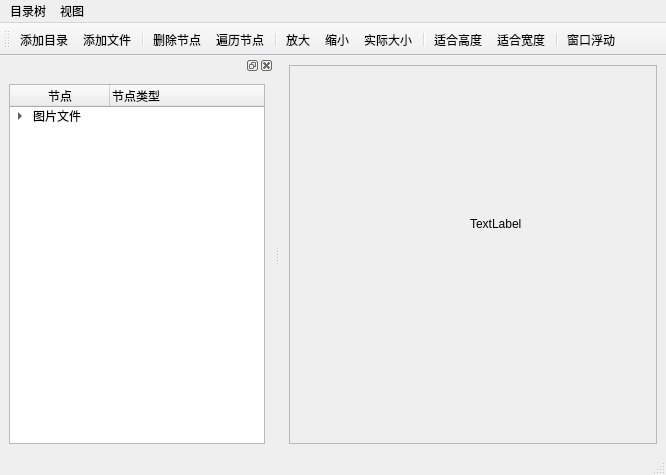
<?xml version="1.0" encoding="UTF-8"?>
<ui version="4.0">
 <class>MainWindow</class>
 <widget class="QMainWindow" name="MainWindow">
  <property name="geometry">
   <rect>
    <x>0</x>
    <y>0</y>
    <width>666</width>
    <height>475</height>
   </rect>
  </property>
  <property name="windowTitle">
   <string>MainWindow</string>
  </property>
  <widget class="QWidget" name="centralwidget">
   <layout class="QVBoxLayout" name="verticalLayout_2">
    <item>
     <widget class="QScrollArea" name="scrollArea">
      <property name="widgetResizable">
       <bool>true</bool>
      </property>
      <widget class="QWidget" name="scrollAreaWidgetContents">
       <property name="geometry">
        <rect>
         <x>0</x>
         <y>0</y>
         <width>429</width>
         <height>359</height>
        </rect>
       </property>
       <widget class="QLabel" name="labPicture">
        <property name="geometry">
         <rect>
          <x>180</x>
          <y>150</y>
          <width>54</width>
          <height>16</height>
         </rect>
        </property>
        <property name="text">
         <string>TextLabel</string>
        </property>
       </widget>
      </widget>
     </widget>
    </item>
   </layout>
  </widget>
  <widget class="QMenuBar" name="menubar">
   <property name="geometry">
    <rect>
     <x>0</x>
     <y>0</y>
     <width>666</width>
     <height>21</height>
    </rect>
   </property>
   <widget class="QMenu" name="menu">
    <property name="title">
     <string>目录树</string>
    </property>
    <addaction name="actAddFolder"/>
    <addaction name="actAddFiles"/>
    <addaction name="separator"/>
    <addaction name="actDeleteItme"/>
    <addaction name="actErgodicItem"/>
    <addaction name="separator"/>
    <addaction name="actQuit"/>
   </widget>
   <widget class="QMenu" name="menu_2">
    <property name="title">
     <string>视图</string>
    </property>
    <addaction name="actZoomln"/>
    <addaction name="actZoomOut"/>
    <addaction name="actZoomRealSize"/>
    <addaction name="separator"/>
    <addaction name="actFitH"/>
    <addaction name="actFitW"/>
    <addaction name="separator"/>
    <addaction name="actDockFloat"/>
   </widget>
   <addaction name="menu"/>
   <addaction name="menu_2"/>
  </widget>
  <widget class="QStatusBar" name="statusbar"/>
  <widget class="QToolBar" name="mainToolBar">
   <property name="windowTitle">
    <string>toolBar</string>
   </property>
   <property name="toolButtonStyle">
    <enum>Qt::ToolButtonTextUnderIcon</enum>
   </property>
   <attribute name="toolBarArea">
    <enum>TopToolBarArea</enum>
   </attribute>
   <attribute name="toolBarBreak">
    <bool>false</bool>
   </attribute>
   <addaction name="actAddFolder"/>
   <addaction name="actAddFiles"/>
   <addaction name="separator"/>
   <addaction name="actDeleteItme"/>
   <addaction name="actErgodicItem"/>
   <addaction name="separator"/>
   <addaction name="actZoomln"/>
   <addaction name="actZoomOut"/>
   <addaction name="actZoomRealSize"/>
   <addaction name="separator"/>
   <addaction name="actFitH"/>
   <addaction name="actFitW"/>
   <addaction name="separator"/>
   <addaction name="actDockFloat"/>
  </widget>
  <widget class="QDockWidget" name="dockWidget">
   <attribute name="dockWidgetArea">
    <number>1</number>
   </attribute>
   <widget class="QWidget" name="dockWidgetContents">
    <layout class="QVBoxLayout" name="verticalLayout">
     <item>
      <widget class="QTreeWidget" name="treeWidget">
       <column>
        <property name="text">
         <string>节点</string>
        </property>
        <property name="textAlignment">
         <set>AlignCenter</set>
        </property>
       </column>
       <column>
        <property name="text">
         <string>节点类型</string>
        </property>
       </column>
       <item>
        <property name="text">
         <string>图片文件</string>
        </property>
        <property name="icon">
         <iconset resource="res.qrc">
          <normaloff>:/icon/4.12/11.png</normaloff>:/icon/4.12/11.png</iconset>
        </property>
        <item>
         <property name="text">
          <string>新建子项目</string>
         </property>
        </item>
       </item>
      </widget>
     </item>
    </layout>
   </widget>
  </widget>
  <action name="actAddFolder">
   <property name="icon">
    <iconset resource="res.qrc">
     <normaloff>:/icon/4.12/open.png</normaloff>:/icon/4.12/open.png</iconset>
   </property>
   <property name="text">
    <string>添加目录...</string>
   </property>
   <property name="toolTip">
    <string>添加目录...</string>
   </property>
   <property name="shortcut">
    <string>Ctrl+F</string>
   </property>
   <property name="menuRole">
    <enum>QAction::NoRole</enum>
   </property>
  </action>
  <action name="actAddFiles">
   <property name="icon">
    <iconset resource="res.qrc">
     <normaloff>:/icon/4.12/7.png</normaloff>:/icon/4.12/7.png</iconset>
   </property>
   <property name="text">
    <string>添加文件...</string>
   </property>
   <property name="toolTip">
    <string>添加文件...</string>
   </property>
   <property name="shortcut">
    <string>Ctrl+N</string>
   </property>
   <property name="menuRole">
    <enum>QAction::NoRole</enum>
   </property>
  </action>
  <action name="actZoomln">
   <property name="icon">
    <iconset resource="res.qrc">
     <normaloff>:/icon/4.12/2.png</normaloff>:/icon/4.12/2.png</iconset>
   </property>
   <property name="text">
    <string>放大</string>
   </property>
   <property name="toolTip">
    <string>放大</string>
   </property>
   <property name="shortcut">
    <string>Ctrl+I</string>
   </property>
   <property name="menuRole">
    <enum>QAction::NoRole</enum>
   </property>
  </action>
  <action name="actZoomOut">
   <property name="icon">
    <iconset resource="res.qrc">
     <normaloff>:/icon/4.12/6.png</normaloff>:/icon/4.12/6.png</iconset>
   </property>
   <property name="text">
    <string>缩小</string>
   </property>
   <property name="toolTip">
    <string>缩小</string>
   </property>
   <property name="shortcut">
    <string>Ctrl+O</string>
   </property>
   <property name="menuRole">
    <enum>QAction::NoRole</enum>
   </property>
  </action>
  <action name="actZoomRealSize">
   <property name="icon">
    <iconset resource="res.qrc">
     <normaloff>:/icon/4.12/4.png</normaloff>:/icon/4.12/4.png</iconset>
   </property>
   <property name="text">
    <string>实际大小</string>
   </property>
   <property name="toolTip">
    <string>实际大小</string>
   </property>
   <property name="menuRole">
    <enum>QAction::NoRole</enum>
   </property>
  </action>
  <action name="actFitW">
   <property name="icon">
    <iconset resource="res.qrc">
     <normaloff>:/icon/4.12/9.png</normaloff>:/icon/4.12/9.png</iconset>
   </property>
   <property name="text">
    <string>适合宽度</string>
   </property>
   <property name="toolTip">
    <string>适合宽度</string>
   </property>
   <property name="shortcut">
    <string>Ctrl+W</string>
   </property>
   <property name="menuRole">
    <enum>QAction::NoRole</enum>
   </property>
  </action>
  <action name="actFitH">
   <property name="icon">
    <iconset resource="res.qrc">
     <normaloff>:/icon/4.12/8.png</normaloff>:/icon/4.12/8.png</iconset>
   </property>
   <property name="text">
    <string>适合高度</string>
   </property>
   <property name="toolTip">
    <string>适合高度</string>
   </property>
   <property name="shortcut">
    <string>Ctrl+H</string>
   </property>
   <property name="menuRole">
    <enum>QAction::NoRole</enum>
   </property>
  </action>
  <action name="actDeleteItme">
   <property name="icon">
    <iconset resource="res.qrc">
     <normaloff>:/icon/4.12/3.png</normaloff>:/icon/4.12/3.png</iconset>
   </property>
   <property name="text">
    <string>删除节点</string>
   </property>
   <property name="toolTip">
    <string>删除节点</string>
   </property>
   <property name="shortcut">
    <string>Ctrl+D</string>
   </property>
   <property name="menuRole">
    <enum>QAction::NoRole</enum>
   </property>
  </action>
  <action name="actErgodicItem">
   <property name="icon">
    <iconset resource="res.qrc">
     <normaloff>:/icon/4.12/1.png</normaloff>:/icon/4.12/1.png</iconset>
   </property>
   <property name="text">
    <string>遍历节点</string>
   </property>
   <property name="toolTip">
    <string>遍历节点</string>
   </property>
   <property name="shortcut">
    <string>Ctrl+E</string>
   </property>
   <property name="menuRole">
    <enum>QAction::NoRole</enum>
   </property>
  </action>
  <action name="actDockFloat">
   <property name="icon">
    <iconset resource="res.qrc">
     <normaloff>:/icon/4.12/10.png</normaloff>:/icon/4.12/10.png</iconset>
   </property>
   <property name="text">
    <string>窗口浮动</string>
   </property>
   <property name="toolTip">
    <string>窗口浮动</string>
   </property>
   <property name="menuRole">
    <enum>QAction::NoRole</enum>
   </property>
  </action>
  <action name="actQuit">
   <property name="icon">
    <iconset resource="res.qrc">
     <normaloff>:/icon/4.12/12.png</normaloff>:/icon/4.12/12.png</iconset>
   </property>
   <property name="text">
    <string>退出</string>
   </property>
   <property name="toolTip">
    <string>退出</string>
   </property>
   <property name="shortcut">
    <string>Ctrl+Q</string>
   </property>
   <property name="menuRole">
    <enum>QAction::NoRole</enum>
   </property>
  </action>
 </widget>
 <resources>
  <include location="res.qrc"/>
 </resources>
 <connections>
  <connection>
   <sender>actQuit</sender>
   <signal>triggered()</signal>
   <receiver>MainWindow</receiver>
   <slot>close()</slot>
   <hints>
    <hint type="sourcelabel">
     <x>-1</x>
     <y>-1</y>
    </hint>
    <hint type="destinationlabel">
     <x>332</x>
     <y>237</y>
    </hint>
   </hints>
  </connection>
 </connections>
</ui>
